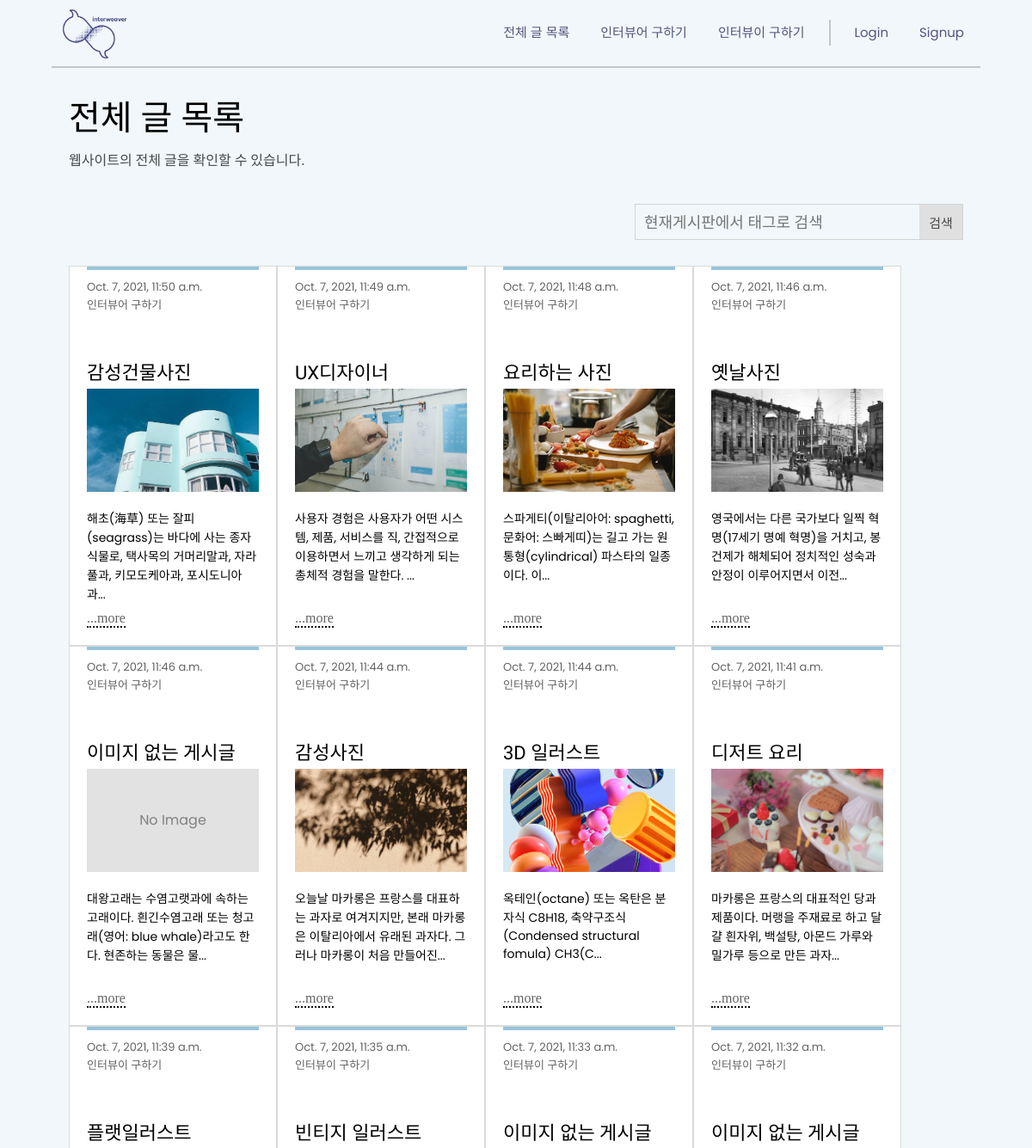
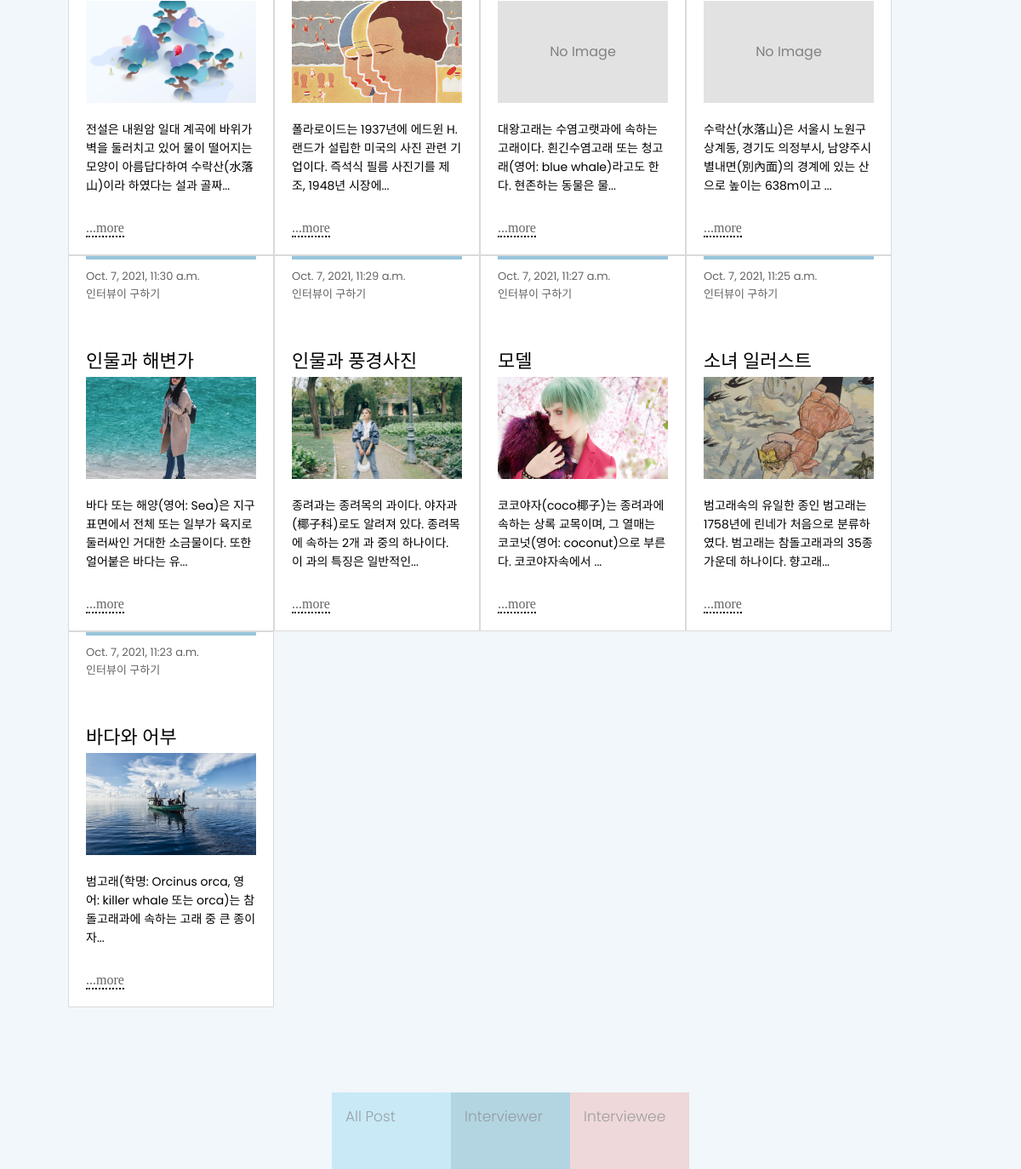
/blog/all_list, run on the app's committed database (2 pictures, top to bottom).
### blog/models.py (models this page shows, shortened)
class Blog(models.Model):
    writer = models.ForeignKey(CustomUser, on_delete=models.CASCADE, null=True)
    category = models.ForeignKey(Category, on_delete=models.CASCADE, null=True)
    title = models.CharField(max_length=200)
    pub_date = models.DateTimeField('date published')
    image = models.ImageField(upload_to='images/', blank=True, null=True)
    body = models.TextField()
    hashtag = models.ManyToManyField(HashTag)
    like = models.ManyToManyField(CustomUser, related_name='likes', blank=True)
    def summary(self):
        return self.body[:70]

class Category(models.Model):
    category_name = models.CharField(max_length=30)
    parent = models.ForeignKey(
        'self', on_delete=models.CASCADE, blank=True, null=True)
    class Meta:
        unique_together = ["category_name"]
    def __str__(self):
        return self.category_name

### blog/views.py (the view)
# urls.py: path('blog/all_list', blog.views.all_list, name="all_list"),
def all_list(request):
    blog = Blog.objects.order_by('-pub_date')  # query set!
    return render(request, 'all_list.html', {'blogs': blog})

### blog/templates/all_list.html (shortened to what this page needs)
<!DOCTYPE html>
<html lang="en">
<head>
    <link rel="stylesheet" type="text/css" href="/static/css/base_gnb.css" />
    <link rel="stylesheet" type="text/css" href="/static/css/all_list.css" />
    <link rel="stylesheet" type="text/css" href="/static/css/base_nav.css" />
</head>
<body>
  {% extends 'base_gnb.html' %}
  {% block content %}
    <div class = "wrap02">
      <div><p>전체 글 목록</p></div>
      <div><p>웹사이트의 전체 글을 확인할 수 있습니다.</p></div>
    </div>
    <div class = "wrap_form">
      <form class = "search" method='POST' action="{% url 'search' %}">
        <input type="text" name="keyword" placeholder="현재게시판에서 태그로 검색">
        <button class="button" type="submit">검색</button>
      </form>
    </div>
    <div class = "wrap03">
      <div>
        {% for blog in blogs.all %}
        <a href="{% url 'detail' blog.id %}">
          <div class = "blog_post" >
            <div class = "top_line"></div>
            <p class = "blog_info">{{ blog.pub_date }}<br>
              {{ blog.category }}</p>
            <h1 class = "blog_title">{{ blog.title}}</h1>
            <div class = "image_wrap">
              {% if blog.image %}
              <img class="blog_image" src="{{ blog.image.url }}">
              {% endif %}
              {% if not blog.image %}
              <div>No Image</div>
              {% endif %}
            </div>
            <p class = "blog_sum">{{ blog.summary }}...</p>
            <a class = "more" href="{% url 'detail' blog.id %}">...more</a>
          </div>
        </a>
        {% endfor %}
      </div>
    </div>
    <div class = "nav_wrap">
      <div class = "nav_card">
        <a href="{% url 'all_list' %}"><p>All Post</p></a>
        <a href="{% url 'cate01' %}"><p>Interviewer</p></a>
        <a href="{% url 'cate02' %}"><p>Interviewee </p></a>
      </div>
    </div>
  {% endblock %}

### blog/templates/base_gnb.html (shortened to what this page needs)
<!DOCTYPE html>
<html lang="en">
<head>
</head>
<body>
  {%load static%}
  <div class = "wrap01">
    <div class = "top_gnb">
      <ul>
        <div><a href="{% url 'home' %}"><img class = "logo" src="{%static 'interweaver01.png'%}" alt="logo"></a></div>
      </ul>
      <ul>
        {% if not user.is_authenticated %}
          <li class="nav-item"><a href="{% url 'login' %}">Login</a></li>
          <li class="nav-item"><a href="{% url 'register' %}">Signup</a></li>
        {% endif %}
      </ul>
      <ul>
        <li class="nav-item"><a href="{% url 'all_list' %}">전체 글 목록</a></li>
        <li class="nav-item"><a href="{% url 'cate01' %}">인터뷰어 구하기</a></li>
        <li class="nav-item"><a href="{% url 'cate02' %}">인터뷰이 구하기</a></li>
      </ul>
    </div>
  </div>
  {% block content %}
  {% endblock %}
</body>
</html>

### blog/static/css/base_gnb.css (style rules this page uses)
.wrap01 { z-index: 99; backdrop-filter: blur(4px); position: fixed; top: 0; width: 100%; background-color: #f1f7fbd5; display: flex; }
.top_gnb { margin: 0 auto; width: 90%; height: 77px; min-width: 1000px; text-align: center; overflow: hidden; border-bottom: 2px solid rgba(126, 126, 126, 0.4); }
.top_gnb ul { overflow: hidden; margin-top: 23px; }
.top_gnb ul li a { display: block; margin: 0 15px; padding: 3px; font-size: 15px; font-weight: 500; color: #41446f; font-family: "Poppins", "Pretendard-Regular"; font-weight: 400; opacity: 0.9; border-bottom: 1px solid rgba(255, 255, 255, 0); }
.top_gnb ul:nth-child(1) { float: left; margin-top: 7px; }
.top_gnb ul:nth-child(1) > div { width: 100px; height: 65px; overflow: hidden; }
.logo { height: 100%; object-fit: cover; }
.top_gnb ul:nth-child(2) { margin-right: 1px; float: right; }
.top_gnb ul:nth-child(3) { margin-right: 10px; padding-right: 10px; float: right; border-right: 2px solid rgba(126, 126, 126, 0.4); }
.top_gnb ul li { float: left; }

### blog/static/css/all_list.css (style rules this page uses)
* { margin: 0; padding: 0; }
a { text-decoration: none; }
li { list-style: none; }
html { scroll-behavior: smooth; }
body { min-width: 1000px; background-color: #f1f7fb; margin: 0; }
.wrap02 { padding-top: 75px; width: 100%; }
.wrap02 > div:nth-child(1) { margin-bottom: 10px; margin-top: 30px; margin-left: 80px; font-family: "Pretendard-Regular"; font-size: 40px; font-weight: 300; }
.wrap02 > div:nth-child(2) { margin-bottom: 40px; margin-left: 80px; font-family: "Pretendard-Regular"; font-size: 1em; font-weight: 400; opacity: 0.7; }
.wrap_form { width: 100%; }
.wrap_form > .search { float: right; display: block; margin-right: 80px; margin-bottom: 30px; height: 40px; width: 380px; border: 1px solid lightgrey; }
.search > input { font-size: 18px; line-height: 23px; padding: 10px; border: 0px; width: 250px; float: left; outline: none; background-color: rgba(0, 0, 0, 0); font-family: "Pretendard-Regular"; }
.search > button { float: right; width: 50px; height: 100%; border: 0px; background-color: rgb(224, 224, 224); font-family: "Pretendard-Regular"; color: #464646; font-size: 15px; transition: 0.3s; }
.wrap03 { width: 100%; display: flex; margin-bottom: 100px; }
.wrap03 > div:nth-child(1) { margin: 0 auto; margin-left: 80px; display: flex; flex-direction: row; flex-wrap: wrap; }
.wrap03 > div:nth-child(1) > div { display: block; width: 200px; height: 420px; }
.top_line { position: relative; bottom: 10px; border-top: 4px solid #96c5db; }
.blog_post { border: 1px solid rgb(218, 218, 218); background-color: #ffffff; padding: 10px 20px; position: relative; transition: 0.3s; top: 0px; }
.blog_info { font-family: "Poppins", "Pretendard-Regular"; font-size: 13px; font-weight: 400; margin-bottom: 50px; color: rgb(99, 99, 99); }
.blog_title { font-family: "Hahmlet", serif; font-size: 22px; font-weight: 500; margin-bottom: 5px; color: black; }
.image_wrap { width: 100%; height: 120px; background-color: rgba(110, 110, 110, 0.2); margin-bottom: 20px; text-align: center; }
.image_wrap > .blog_image { width: 100%; height: 100%; object-fit: cover; }
.image_wrap > div:nth-of-type(1) { display: inline-block; line-height: 120px; color: rgb(129, 129, 129); font-family: "Poppins"; }
.blog_sum { font-family: "Poppins", "Pretendard-Regular"; font-size: 14px; font-weight: 400; color: black; }
.blog_post > .more { position: absolute; bottom: 20px; color: rgb(99, 99, 99); border-bottom: 2px dotted black; }

### blog/static/css/base_nav.css (style rules this page uses)
.nav_wrap { margin-top: 30px; position: sticky; bottom: 0; width: 100%; display: flex; justify-content: center; }
.nav_card { overflow: hidden; }
.nav_card > a { float: left; width: 140px; height: 90px; opacity: 0.5; backdrop-filter: blur(7px); }
.nav_card > a:nth-child(1) { background-color: rgba(144, 214, 243, 0.8); }
.nav_card > a:nth-child(2) { background-color: rgb(88, 163, 191, 0.8); }
.nav_card > a:nth-child(3) { background-color: rgb(236, 172, 168, 0.8); }
.nav_card > a > p { padding: 16px; font-family: "Poppins"; font-size: 17px; line-height: 25px; font-weight: 300; color: rgba(36, 36, 36, 0.8); }

### data on the page
Blog: pub_date "Oct. 7, 2021, 11:50 a.m.", category "인터뷰어 구하기", title "감성건물사진", image (picture), summary "해초(海草) 또는 잘피(seagrass)는 바다에 사는 종자식물로, 택사목의 거머리말과, 자라풀과, 키모도케아과, 포시도니아과"
Blog: pub_date "Oct. 7, 2021, 11:49 a.m.", category "인터뷰어 구하기", title "UX디자이너", image (picture), summary "사용자 경험은 사용자가 어떤 시스템, 제품, 서비스를 직, 간접적으로 이용하면서 느끼고 생각하게 되는 총체적 경험을 말한다."
Blog: pub_date "Oct. 7, 2021, 11:48 a.m.", category "인터뷰어 구하기", title "요리하는 사진", image (picture), summary "스파게티(이탈리아어: spaghetti, 문화어: 스빠게띠)는 길고 가는 원통형(cylindrical) 파스타의 일종이다. 이"
Blog: pub_date "Oct. 7, 2021, 11:46 a.m.", category "인터뷰어 구하기", title "옛날사진", image (picture), summary "영국에서는 다른 국가보다 일찍 혁명(17세기 명예 혁명)을 거치고, 봉건제가 해체되어 정치적인 성숙과 안정이 이루어지면서 이전"
Blog: pub_date "Oct. 7, 2021, 11:46 a.m.", category "인터뷰어 구하기", title "이미지 없는 게시글", image "No Image", summary "대왕고래는 수염고랫과에 속하는 고래이다. 흰긴수염고래 또는 청고래(영어: blue whale)라고도 한다. 현존하는 동물은 물"
Blog: pub_date "Oct. 7, 2021, 11:44 a.m.", category "인터뷰어 구하기", title "감성사진", image (picture), summary "오늘날 마카롱은 프랑스를 대표하는 과자로 여겨지지만, 본래 마카롱은 이탈리아에서 유래된 과자다. 그러나 마카롱이 처음 만들어진"
Blog: pub_date "Oct. 7, 2021, 11:44 a.m.", category "인터뷰어 구하기", title "3D 일러스트", image (picture), summary "옥테인(octane) 또는 옥탄은 분자식 C8H18, 축약구조식(Condensed structural fomula) CH3(C"
Blog: pub_date "Oct. 7, 2021, 11:41 a.m.", category "인터뷰어 구하기", title "디저트 요리", image (picture), summary "마카롱은 프랑스의 대표적인 당과 제품이다. 머랭을 주재료로 하고 달걀 흰자위, 백설탕, 아몬드 가루와 밀가루 등으로 만든 과자"
Blog: pub_date "Oct. 7, 2021, 11:39 a.m.", category "인터뷰이 구하기", title "플랫일러스트", image (picture), summary "전설은 내원암 일대 계곡에 바위가 벽을 둘러치고 있어 물이 떨어지는 모양이 아름답다하여 수락산(水落山)이라 하였다는 설과 골짜"
Blog: pub_date "Oct. 7, 2021, 11:35 a.m.", category "인터뷰이 구하기", title "빈티지 일러스트", image (picture), summary "폴라로이드는 1937년에 에드윈 H. 랜드가 설립한 미국의 사진 관련 기업이다. 즉석식 필름 사진기를 제조, 1948년 시장에"
Blog: pub_date "Oct. 7, 2021, 11:33 a.m.", category "인터뷰이 구하기", title "이미지 없는 게시글", image "No Image", summary "대왕고래는 수염고랫과에 속하는 고래이다. 흰긴수염고래 또는 청고래(영어: blue whale)라고도 한다. 현존하는 동물은 물"
Blog: pub_date "Oct. 7, 2021, 11:32 a.m.", category "인터뷰이 구하기", title "이미지 없는 게시글", image "No Image", summary "수락산(水落山)은 서울시 노원구 상계동, 경기도 의정부시, 남양주시 별내면(別內面)의 경계에 있는 산으로 높이는 638m이고"
Blog: pub_date "Oct. 7, 2021, 11:30 a.m.", category "인터뷰이 구하기", title "인물과 해변가", image (picture), summary "바다 또는 해양(영어: Sea)은 지구 표면에서 전체 또는 일부가 육지로 둘러싸인 거대한 소금물이다. 또한 얼어붙은 바다는 유"
Blog: pub_date "Oct. 7, 2021, 11:29 a.m.", category "인터뷰이 구하기", title "인물과 풍경사진", image (picture), summary "종려과는 종려목의 과이다. 야자과(椰子科)로도 알려져 있다. 종려목에 속하는 2개 과 중의 하나이다. 이 과의 특징은 일반적인"
Blog: pub_date "Oct. 7, 2021, 11:27 a.m.", category "인터뷰이 구하기", title "모델", image (picture), summary "코코야자(coco椰子)는 종려과에 속하는 상록 교목이며, 그 열매는 코코넛(영어: coconut)으로 부른다. 코코야자속에서"
Blog: pub_date "Oct. 7, 2021, 11:25 a.m.", category "인터뷰이 구하기", title "소녀 일러스트", image (picture), summary "범고래속의 유일한 종인 범고래는 1758년에 린네가 처음으로 분류하였다. 범고래는 참돌고래과의 35종 가운데 하나이다. 향고래"
Blog: pub_date "Oct. 7, 2021, 11:23 a.m.", category "인터뷰이 구하기", title "바다와 어부", image (picture), summary "범고래(학명: Orcinus orca, 영어: killer whale 또는 orca)는 참돌고래과에 속하는 고래 중 큰 종이자"
